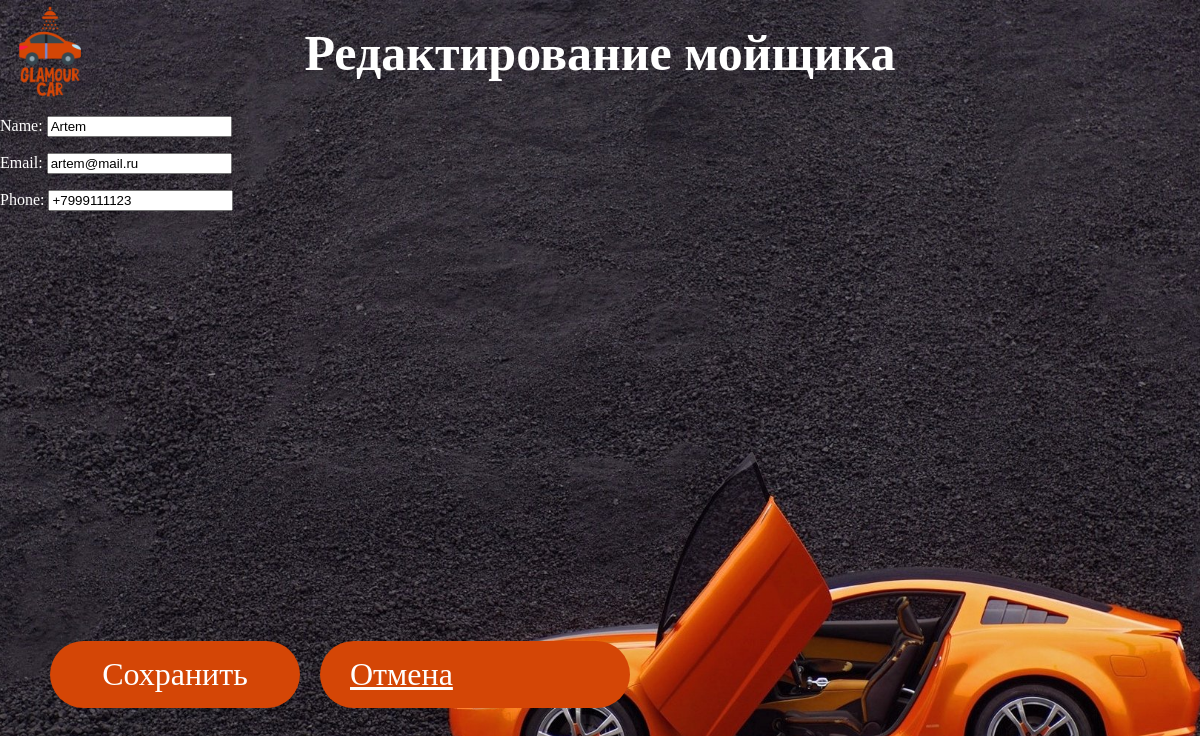
Screenshot of /moihiki/change/1/ with the database file from the repository.
### main/models.py (models this page shows, shortened)
class Moihik(models.Model):
    name = models.CharField(max_length=100)
    email = models.EmailField()
    phone = models.CharField(max_length=20)

### main/views.py (the view)
# urls.py: path('moihiki/change/<int:id>/', views.moihiki_change, name='moihiki_change'),
def moihiki_change(request, id=None):
    if id == 0:
        moihiki = None  # Для создания нового мойщика
    else:
        moihiki = get_object_or_404(Moihik, id=id)  # Редактируем существующего мойщика
    if request.method == 'POST':
        form = MoihikForm(request.POST, instance=moihiki)
        if form.is_valid():
            form.save()
            return redirect('moihiki')  # Перенаправляем на список мойщиков
    else:
        form = MoihikForm(instance=moihiki)
    return render(request, 'main/moihiki_change.html', {'form': form})

### main/forms.py
class MoihikForm(forms.ModelForm):
    class Meta:
        model = Moihik
        fields = ['name', 'email', 'phone']

### main/templates/main/moihiki_change.html (shortened to what this page needs)
{% load static %}
<!DOCTYPE html>
<html lang="ru">
<head>
    <link rel="stylesheet" href="{% static 'main/css/moihiki_change.css' %}">
</head>
<body style="background-image: url('{% static 'main/img/background1.jpeg' %}');">
    <header>
        <div class="header">
            <img src="{% static 'main/img/logo.png' %}" alt="Логотип" class="logo">
        </div>
    </header>
    <h1 class="moihiki-title">Редактирование мойщика</h1>
    <form method="POST" class="moihik-form">
        {{ form.as_p }}
        <div class="button-container">
            <button type="submit" id="save-button" class="save-button">Сохранить</button>
            <a href="{% url 'moihiki' %}" class="back-button">Отмена</a>
        </div>
    </form>
</body>
</html>

### main/static/main/css/moihiki_change.css (style rules this page uses)
body { background-size: cover; background-repeat: no-repeat; background-position: center bottom; background-attachment: fixed; color: white; margin: 0; }
.header { position: relative; width: 100%; height: 100px; }
.logo { position: absolute; top: 0; left: 0; width: 100px; height: auto; }
h1.moihiki-title { font-size: 50px; font-family: 'Roboto Slab'; font-weight: 600; text-align: center; position: fixed; top: -10px; left: 50%; transform: translateX(-50%); }
.button-container { display: flex; justify-content: flex-start; margin-left: 50px; margin-top: 430px; }
.back-button { display: block; margin-right: 20px; padding: 15px 30px; background-color: #D44606; border: none; border-radius: 45px; color: white; font-size: 32px; font-family: 'Roboto Slab'; font-weight: 400; cursor: pointer; width: 250px; }
.save-button { display: block; margin-right: 20px; padding: 15px 30px; background-color: #D44606; border: none; border-radius: 45px; color: white; font-size: 32px; font-family: 'Roboto Slab'; font-weight: 400; cursor: pointer; width: 250px; }

### rows the page displays
Moihik: name "Artem", email "artem@mail.ru", phone "+7999111123"
